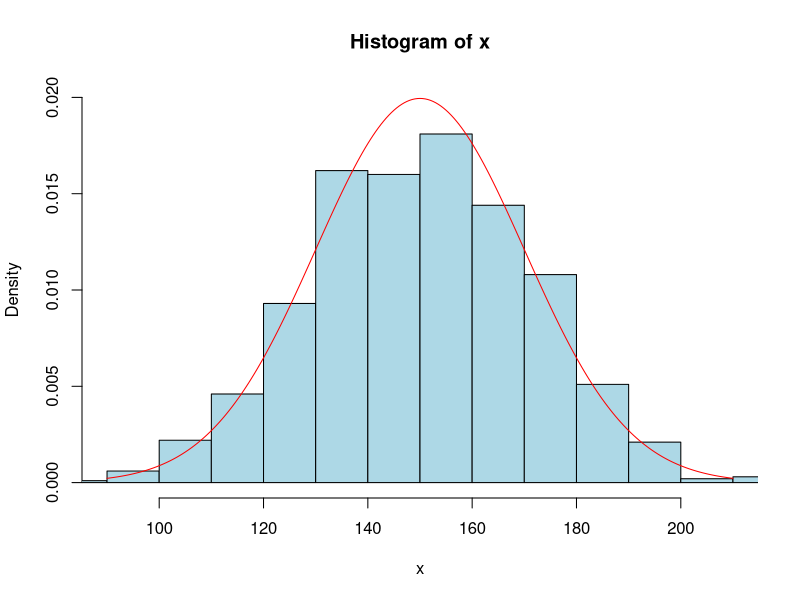
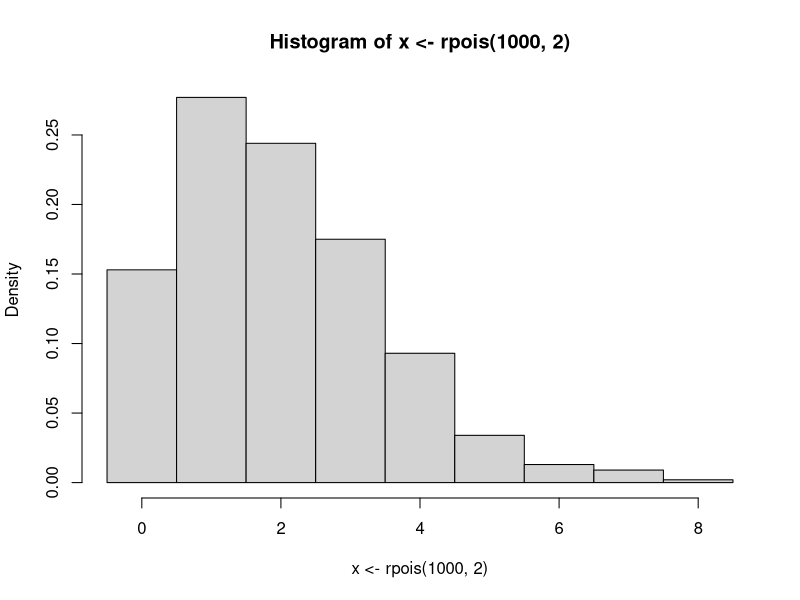

Here is the R script that generated these plots, in order:
# ejemplo de distribucion binomial
# una pareja tiene 5 hijos 
# y una probabilidad de que sea varon del 0,40

# calcular la probabilidad de que tengan tres hijos varones


print('La probabilidad de tener tres hijos varones ')
print(dbinom(3,5,0.4))

# la probabilidad de que tengan como mucho tres hijos varones


print('La probabilidad de tener como muchos tres hijos varones ')
print(pbinom(3,5,0.4))


# probabilidad de que tengas desde 0 hasta 5 hijos valor no acumulativo

print('La probabilidad de tener desde 0 hasta 5 hijos varones ')
print(dbinom(seq(0,5),5,0.4))

# probabilidad de que tengas desde 0 hasta 5 hijos valor acumulativo

print('La probabilidad de tener desde 0 hasta 5 hijos varones ')
print(pbinom(seq(0,5),5,0.4))


# ejemplos de distribucion normal

# el numero de preguntas acertadas en un examen sigue una distribución N(120,20)
# calcular la probabilidad de acertar exactamente 160 preguntas

print('La probabilidad de acertar 160 preguntas es  ')
print(dnorm(160,150,20))

# acertar hasta 160
print('La probabilidad de acertar 160 preguntas o menos es   ')
print(pnorm(160,150,20))

# acertar más de 160 preguntas o mas
print('La probabilidad de acertar más de 160 preguntas es')
print(1-pnorm(160,150,20))

# calcular el numero de preguntas que deja una probabilidad del 40% 

print('Número de preguntas que deja una probabilidad acumulada del 40%   ')
print(qnorm(0.4,150,20))

# generacion de numeros aleatorios

print("Numeros aleatorios ejemplo")
print(rnorm(1,150,20))

print("Diez numeros aleatorios ")
print(rnorm(10,150,20))

# representacion de la funcion de densidad de la distribucion normal
# se aplica para medir la probabilidad de ocurrencia de un suceso raro  

# representacion del histograma y una aproximacon a la funcion de densidad
x<-rnorm(1000,150,20)
xseq<-seq(90,210,0.5)
y<-dnorm(xseq,150,20)
hist(x,xlim=c((150-20*3),(150+20*3)), ylim=c(0,0.020),freq=F,col="lightblue")
lines(xseq,y,col="red")


# ejemplos de distribución de Poisson

# el número de alumnos extrangeros nuevos en la escuela sigue una distribución 
# de Poisson de parametro 2

# obtener una muestra aleatoria de los alumnos que ha podido llegar en los últimos 10 años

print('Muestra aleatoria de alumnos extranjeros recibidos en los últimos 10 años   ')
print(rpois(10,2))

# probabiliadd de que en un año lleguen 4 alumnos  exactamente

print('La probabilidad de que lleguen exactamente 4 alumnos extrangeros   ')
print(dpois(4,2))

# de que lleguen 3 o mas
print('La probabilidad de que lleguen 3 o más   ')
print(1-ppois(3,2))

# represetacion del histograma
hist(x<-rpois(1000,2), breaks=-0.5:8.5, freq=F)

